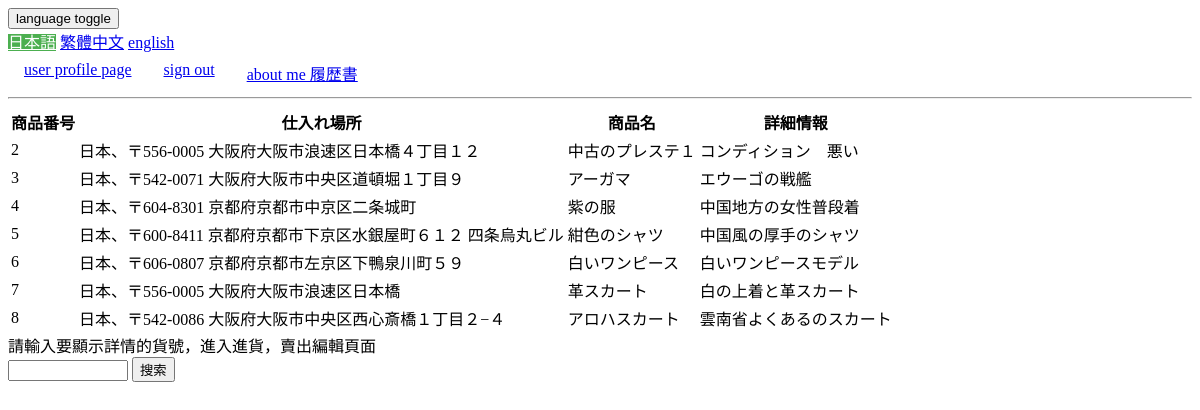
The page /html_searchproduct_template.php (signed in) on the database its author committed.
### tables this page shows
CREATE TABLE `product` (
  `user_id` int(11) NOT NULL,
  `product_id` int(11) NOT NULL AUTO_INCREMENT,
  `buy_place` varchar(255) NOT NULL,
  `product_info` varchar(255) NOT NULL,
  `product_detail` varchar(255) DEFAULT NULL,
  `latitude` varchar(20) DEFAULT NULL,
  `longitude` varchar(20) DEFAULT NULL,
  PRIMARY KEY (`product_id`),
  KEY `FK_index` (`user_id`),
  CONSTRAINT `FK_index` FOREIGN KEY (`user_id`) REFERENCES `user` (`user_id`) ON DELETE CASCADE
);

### login.php (the view, shortened to what this page needs)
<?php
    function fetch_product_table($conn,$user_id,$offset='', $order='asc',$show_col_num='20'){
        $query ='select product_id,buy_place,product_info,  product_detail from product
        where user_id = '.$user_id
        .' order by product_id '.$order
        .' limit '.$offset.$show_col_num;
        $stmt=$conn->prepare($query);
        $stmt->execute();
        $result_stmt=$stmt->get_result();
        $product_table=array();
        while($row=$result_stmt->fetch_assoc()){
        $product_table[]=$row;
        }
        echo "
            <table class='table table-dark'>
                <tr>
                    <th scope='col'>
                        <span id='echo106'>商品番号</span>
                    </ th>
                    <th scope='col'>
                        <span id='echo107'>仕入れ場所</span>
                    </th>
                    <th scope='col'>
                        <span  id='echo108'>商品名</span>
                    </th>
                    <th scope='col'>
                        <span id='echo109'>詳細情報</span>
                    </th>
                </tr>
            ";
        foreach($product_table as $key0 => $subarray1){
            echo "
                <tr>
            ";
            foreach($subarray1 as $key1 => $value1){
                echo "<td scope='row'>".$value1."</td>";
            }
            echo "
                </tr>
            ";
        }
        echo "
            </table>
        ";
    }
?>

### html_navibar_template.php (shortened to what this page needs)
<ul>
  <div class='row'>
    <div class='col'>
      <div class="dropdown">
        <button class="btn btn-primary dropdown-toggle" type="button" id="dropdownMenuButton"
        data-toggle="dropdown" aria-haspopup="true" aria-expanded="false">language toggle</button>
        <div class="dropdown-menu" aria-labelledby="dropdownMenuButton">
          <a id='japanese' class="dropdown-item active actived-language" href="#">日本語</a>
          <a id='chinese' class="dropdown-item" href="#">繁體中文</a>
          <a id='english' class="dropdown-item" href="#">english</a>
        </div>
      </div>
    </div>
    <?php
    $URL =$_SERVER["HTTP_HOST"].$_SERVER["REQUEST_URI"];
    if(strpos($URL,'project1.herokuapp')){
      echo "
      <div class='col-1'></div>
      <div class='col'>
        <li>
          <a class='btn btn-info' href='https://bombmanbombman-project1.herokuapp.com/html_userdetail_template.php'>user profile page</a>
        </li>
      </div>
      <div class='col'>
        <li>
          <a class='btn btn-info' href='https://bombmanbombman-project1.herokuapp.com/'>sign out</a>
        </li>
      </div>
      ";
    }else{
      echo "
      <div class='col'></div>
      <div class='col'>
        <li>
          <a class='btn btn-info' href='html_userdetail_template.php'>user profile page</a>
        </li>
      </div>
      ";
      echo "
      <div class='col'>
        <li>
          <a class='btn btn-info' href='index.php'>sign out</a>
        </li>
      </div>
      ";
    }
    ?>
    <div class='col'>
      <li>
        <a class='btn btn-info' href='html_resume_template.php'>about me 履歴書</a>
      </li>
    </div>
    <div class='col-4'>
      <li id='time_table'></li>
    </div>
  </div>
</ul>
<hr>

### html_searchproduct_template.php (shortened to what this page needs)
<?php
require_once('html_navibar_template.php');
$user_id=$_SESSION['user_id'];
require_once('login.php');
fetch_product_table($conn,$user_id);
echo <<<_HEREDOC
<form method = 'post' action=''>
<label>請輸入要顯示詳情的貨號，進入進貨，賣出編輯頁面</label><br>
<input type='number' min='1' max='9999999999' name='product_id'>
<input type='submit' class='btn btn-warning' value='搜索'>
</form>
_HEREDOC;
?>

### html_navibar_template.php (style rules this page uses)
ul { list-style-type: none; margin: 0; padding: 0; }
li { float:left; color: #000; padding: 8px 16px; text-decoration: none; }
.active { background-color: #4CAF50; color: white; }

### rows shown on the page
product: product_id "2", buy_place "日本、〒556-0005 大阪府大阪市浪速区日本橋４丁目１２", product_info "中古のプレステ１", product_detail "コンディション 悪い"
product: product_id "3", buy_place "日本、〒542-0071 大阪府大阪市中央区道頓堀１丁目９", product_info "アーガマ", product_detail "エウーゴの戦艦"
product: product_id "4", buy_place "日本、〒604-8301 京都府京都市中京区二条城町", product_info "紫の服", product_detail "中国地方の女性普段着"
product: product_id "5", buy_place "日本、〒600-8411 京都府京都市下京区水銀屋町６１２ 四条烏丸ビル", product_info "紺色のシャツ", product_detail "中国風の厚手のシャツ"
product: product_id "6", buy_place "日本、〒606-0807 京都府京都市左京区下鴨泉川町５９", product_info "白いワンピース", product_detail "白いワンピースモデル"
product: product_id "7", buy_place "日本、〒556-0005 大阪府大阪市浪速区日本橋", product_info "革スカート", product_detail "白の上着と革スカート"
product: product_id "8", buy_place "日本、〒542-0086 大阪府大阪市中央区西心斎橋１丁目２−４", product_info "アロハスカート", product_detail "雲南省よくあるのスカート"
